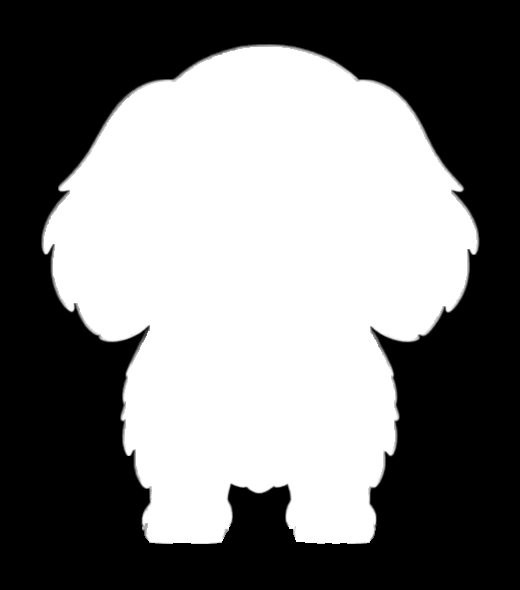
#> input picture assets/derived/alpha_matte.png, 520 x 590 px
$ python prepare_rig.py ../assets/source/kiwi_turnaround.webp
#> lines starting #> are read from the running program, lines starting #| are printed output that depends on the picture; after the words box and inside, x2 and y2 are one past the last pixel; in counts of white or black regions, pixels touching at a corner belong together
### tools/prepare_assets.py
"""Derive Kiwi front-view layers from the untouched source sheet.

Input : assets/source/kiwi_turnaround.webp (read-only, never modified)
Output: assets/derived/
  front_crop.png     front panel crop, original pixels (reference)
  alpha_matte.png    character matte (0..255)
  base.png           RGBA, background removed + edge despill, eyes still present
  plate.png          RGBA, same as base but eye sockets inpainted (ESTIMATED fur)
  eyes.png           RGBA, eyes only (cut from original pixels)
  warp.png           R = body weight for breathing, G = head/ear rigid weight,
                     B = chest-expansion weight
  layout.json        pixel coordinates used by the runtime (eyes, paw line, ...)

Run: .venv/bin/python tools/prepare_assets.py
"""
import json
import os

import cv2
import numpy as np

ROOT = os.path.dirname(os.path.dirname(os.path.abspath(__file__)))
SRC = os.path.join(ROOT, "assets/source/kiwi_turnaround.webp")
OUT = os.path.join(ROOT, "assets/derived")
DBG = os.environ.get("KIWI_DEBUG_DIR")

# Front panel crop in source pixels (character bbox is x 41..478, y 194..694).
CROP = (0, 150, 520, 740)  # x0, y0, x1, y1


# [190 lines left out: functions save, dbg, main, not called in this run]


def smoothstep(e0, e1, x):
    t = np.clip((x - e0) / (e1 - e0), 0, 1)
    return (t * t * (3 - 2 * t)).astype(np.float32)


# [21 lines left out: functions local_mean, bleed, not called in this run]


# ---- hand-authored annotations (crop pixel coordinates) -------------------
EYE_SEEDS = [(198, 176), (320, 176)]
PAW_ELLIPSES = [(184, 521, 36, 15), (335, 521, 36, 15)]
# shaded floor seen between the front legs and the contact strip under the paws
FLOOR_BG_POLYS = [
    [(236, 498), (278, 498), (284, 527), (292, 531), (300, 547), (218, 547), (226, 531), (232, 527)],
    [(0, 543), (519, 543), (519, 589), (0, 589)],
]
PAW_TOP_Y = 492  # paw mounds start at ~497; everything below is frozen
NECK_Y = 290
HEAD_ELLIPSE = (256, 170, 118, 110)
EAR_POLYS = [
    [(160, 80), (120, 90), (70, 160), (42, 240), (60, 300), (100, 340), (160, 335), (170, 260), (165, 150)],
    [(360, 80), (400, 90), (450, 160), (478, 240), (460, 300), (420, 340), (360, 335), (350, 260), (355, 150)],
]
CHEST_GAUSS = (258, 390, 80, 70)

# [2 lines that do not run on import are left out]

### tools/prepare_rig.py
"""Extra rig layers for the Codex v2 pet (does not touch prepare_assets.py outputs).

Front (crop space of front_crop.png, 520x590):
  front_masks.png  R=head(+ears) rigid, G=left ear, B=right ear, A=muzzle+nose
  front_legs.png   R=viewer-left front leg, G=viewer-right front leg (paw+lower leg)
Side (crop of the side panel, see SIDE_CROP):
  side_crop.png, side_base.png (RGBA), side_eye.png (RGBA eye only), side_plate.png (eye inpainted)
  side_masks.png   R=near front leg, G=far front leg, B=near hind leg, A=far hind leg
  side_masks2.png  R=head(+ear), G=ear, B=tail, A=body
  side_layout.json

Run: .venv/bin/python tools/prepare_rig.py
"""
import json
import os
import sys

import cv2
import numpy as np

sys.path.insert(0, os.path.dirname(os.path.abspath(__file__)))
from prepare_assets import bleed, local_mean, smoothstep  # noqa: E402

ROOT = os.path.dirname(os.path.dirname(os.path.abspath(__file__)))
SRC = os.path.join(ROOT, "assets/source/kiwi_turnaround.webp")
OUT = os.path.join(ROOT, "assets/derived")
DBG = os.environ.get("KIWI_DEBUG_DIR")


def write_rgba(name, chans):
    arr = np.dstack([(np.clip(c, 0, 1) * 255 + 0.5).astype(np.uint8) for c in chans])
    cv2.imwrite(os.path.join(OUT, name), cv2.cvtColor(arr, cv2.COLOR_RGBA2BGRA))
    return arr


def feather(mask, sigma):
    return np.clip(cv2.GaussianBlur(mask.astype(np.float32), (0, 0), sigma), 0, 1)


def poly_mask(shape, polys):
    m = np.zeros(shape, np.uint8)
    for p in polys:
        cv2.fillPoly(m, [np.array(p, np.int32)], 1)
    return m


# ---------------------------------------------------------------- front
FRONT_EARS = [
    [(160, 80), (120, 90), (70, 160), (38, 240), (56, 305), (100, 345), (160, 340), (172, 260), (168, 150)],
    [(360, 80), (400, 90), (450, 160), (482, 240), (464, 305), (420, 345), (360, 340), (348, 260), (352, 150)],
]
FRONT_HEAD = ((259, 168), (116, 118))
FRONT_MUZZLE = ((258, 240), (58, 40))
FRONT_LEGS = [
    [(128, 425), (228, 425), (234, 560), (122, 560)],
    [(290, 425), (392, 425), (398, 560), (286, 560)],
]


def front():
    H, W = 590, 520
    head = np.zeros((H, W), np.uint8)
    cv2.ellipse(head, FRONT_HEAD[0], FRONT_HEAD[1], 0, 0, 360, 1, -1)
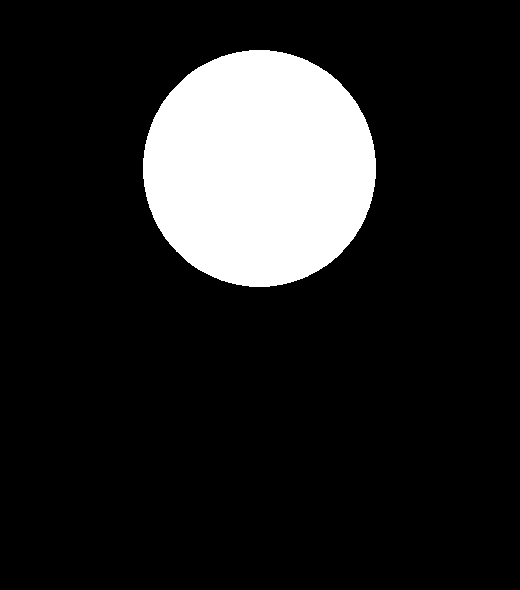
#> head: shape (590, 520); values 0 (black) and 1 (white), 14.1% white; 1 white region, box (x1, y1, x2, y2) and area: (143, 50, 376, 287) 43335
    fg = cv2.imread(os.path.join(OUT, "alpha_matte.png"), cv2.IMREAD_GRAYSCALE) > 0
#> fg: shape (590, 520) bool; 49.2% white; 1 white region, box (x1, y1, x2, y2) and area: (41, 44, 480, 544) 150978
#> after the loop in poly_mask, `for p in polys:`: m: shape (590, 520); values 0 (black) and 1 (white), 8.4% white; 1 white region, box (x1, y1, x2, y2) and area: (38, 80, 173, 346) 25871
    def grow(m, k):
        # extend a part's mask into the empty background around it (never onto other body parts),
        # so pixels it moves into are sampled from the part, not left behind as fragments
#> called with k = 41
        ring = cv2.dilate(m, cv2.getStructuringElement(cv2.MORPH_ELLIPSE, (k, k))).astype(bool) & ~fg
#> ring: shape (590, 520) bool; 3.2% white; 1 white region, box (x1, y1, x2, y2) and area: (18, 60, 179, 366) 9772
        return (m.astype(bool) | ring).astype(np.uint8)
#> returned value: shape (590, 520); values 0 (black) and 1 (white), 11.2% white; 1 white region, box (x1, y1, x2, y2) and area: (18, 60, 179, 366) 34254
    ears = [grow(poly_mask((H, W), [p]), 41) for p in FRONT_EARS]
#> call 2 of poly_mask, with shape = (590, 520)
#> in poly_mask (call 2), `m = np.zeros(shape, np.uint8)`: m: shape (590, 520); every value is 0
#> the loop in poly_mask (call 2), `for p in polys:` made 1 pass
#> after the loop in poly_mask (call 2), `for p in polys:`:
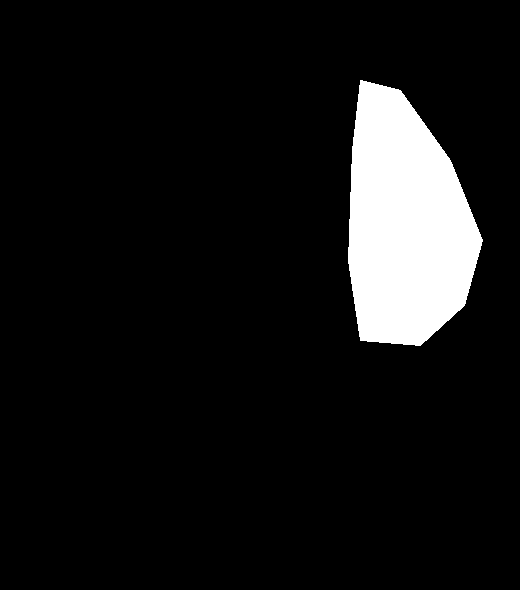
#> m: shape (590, 520); values 0 (black) and 1 (white), 8.4% white; 1 white region, box (x1, y1, x2, y2) and area: (348, 80, 483, 346) 25880
#> in grow (call 2), `ring = cv2.dilate(m, cv2.getStructuringElement(cv2.MORPH_ELLIPSE, (k, ..`: ring: shape (590, 520) bool; 3% white; 1 white region, box (x1, y1, x2, y2) and area: (346, 60, 503, 366) 9326
#> in grow (call 2), `return (m.astype(bool) | ring).astype(np.uint8)`: returned value: shape (590, 520); values 0 (black) and 1 (white), 11.1% white; 1 white region, box (x1, y1, x2, y2) and area: (346, 60, 503, 366) 34118
#> ears = 2 items
    head_all = np.clip(head + ears[0] + ears[1], 0, 1)
#> head_all: shape (590, 520); values 0 (black) and 1 (white), 34.8% white; 1 white region, box (x1, y1, x2, y2) and area: (18, 50, 503, 366) 106697
    head_w = np.clip(feather(head_all, 8) * 1.3, 0, 1)
    ear_w = [np.clip(feather(e, 6) * 1.2, 0, 1) for e in ears]
#> ear_w = 2 items
    # ear weight grows from 0 at the root (top) to 1 at the tip, so ears hinge
    yy = np.arange(H, dtype=np.float32)[:, None].repeat(W, 1)
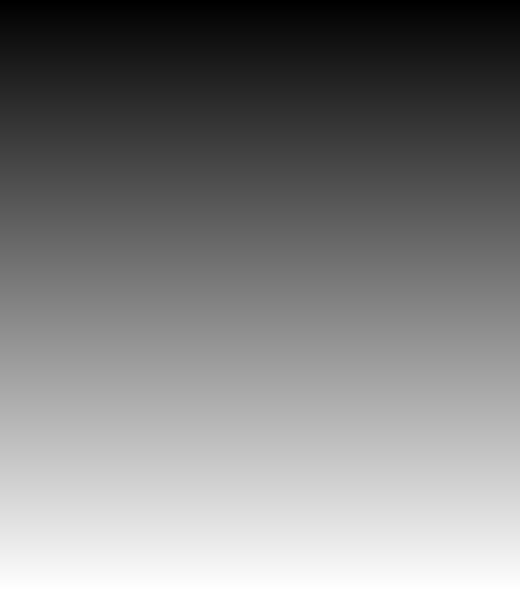
#> yy: shape (590, 520) float32; min 0, max 589, mean 294.5; drawn with min black and max white
    hinge = smoothstep(95, 200, yy)
#> in smoothstep, `t = np.clip((x - e0) / (e1 - e0), 0, 1)`:
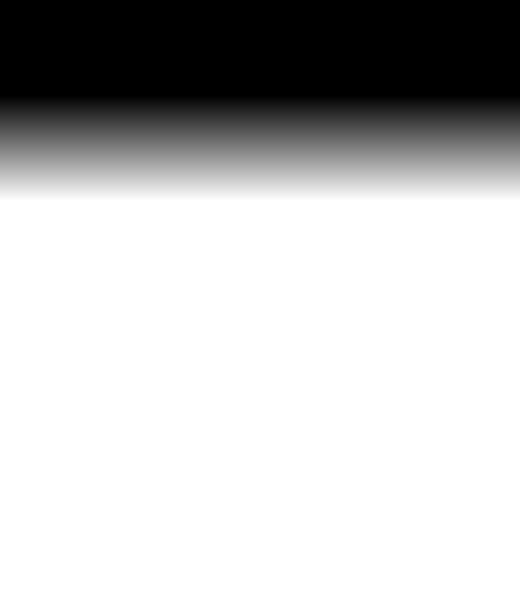
#> t: shape (590, 520) float32; min 0, max 1, mean 0.749
    ear_w = [e * hinge for e in ear_w]
    muz = np.zeros((H, W), np.uint8)
    cv2.ellipse(muz, FRONT_MUZZLE[0], FRONT_MUZZLE[1], 0, 0, 360, 1, -1)
#> muz: shape (590, 520); values 0 (black) and 1 (white), 2.4% white; 1 white region, box (x1, y1, x2, y2) and area: (200, 200, 317, 281) 7435
    muz_w = feather(muz, 12) * (1 - np.maximum(ear_w[0], ear_w[1]))
    legs = [grow(poly_mask((H, W), [p]), 51) for p in FRONT_LEGS]
#> call 3 of poly_mask, with shape = (590, 520)
#> after the loop in poly_mask (call 3), `for p in polys:`:
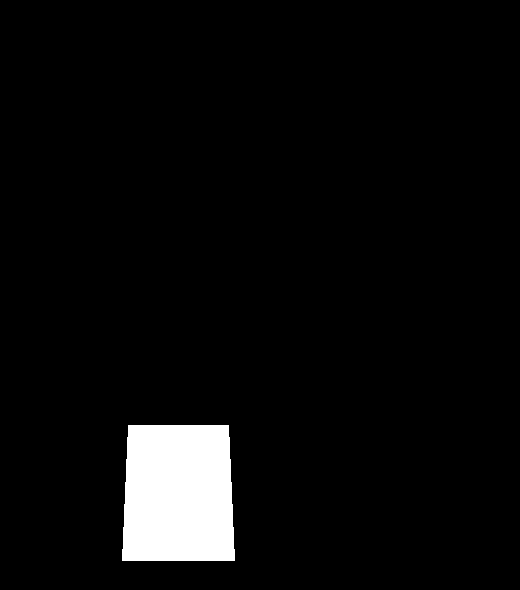
#> m: shape (590, 520); values 0 (black) and 1 (white), 4.7% white; 1 white region, box (x1, y1, x2, y2) and area: (122, 425, 235, 561) 14552
#> in grow (call 3), `ring = cv2.dilate(m, cv2.getStructuringElement(cv2.MORPH_ELLIPSE, (k, ..`: ring: shape (590, 520) bool; 4.2% white; 1 white region, box (x1, y1, x2, y2) and area: (97, 401, 260, 586) 12795
#> in grow (call 3), `return (m.astype(bool) | ring).astype(np.uint8)`: returned value: shape (590, 520); values 0 (black) and 1 (white), 7.7% white; 1 white region, box (x1, y1, x2, y2) and area: (97, 401, 260, 586) 23727
#> call 4 of poly_mask, with shape = (590, 520)
#> the loop in poly_mask (call 4), `for p in polys:` made 1 pass
#> p on pass 1: [(290, 425), (392, 425), (398, 560), (286, 560)]
#> after the loop in poly_mask (call 4), `for p in polys:`:
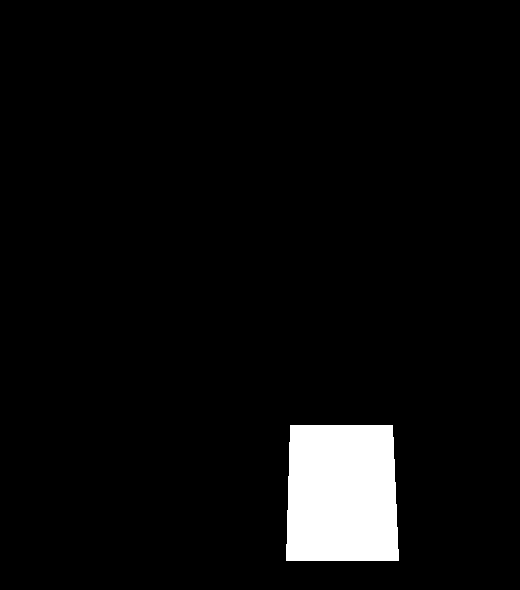
#> m: shape (590, 520); values 0 (black) and 1 (white), 4.8% white; 1 white region, box (x1, y1, x2, y2) and area: (286, 425, 399, 561) 14688
#> in grow (call 4), `ring = cv2.dilate(m, cv2.getStructuringElement(cv2.MORPH_ELLIPSE, (k, ..`: ring: shape (590, 520) bool; 4.2% white; 1 white region, box (x1, y1, x2, y2) and area: (261, 401, 424, 586) 12927
#> in grow (call 4), `return (m.astype(bool) | ring).astype(np.uint8)`: returned value: shape (590, 520); values 0 (black) and 1 (white), 7.8% white; 1 white region, box (x1, y1, x2, y2) and area: (261, 401, 424, 586) 23882
#> legs = 2 items
    leg_w = [feather(l, 5) for l in legs]
#> leg_w = 2 items
    write_rgba("front_masks.png", [head_w, ear_w[0], ear_w[1], muz_w])
    write_rgba("front_legs.png", [leg_w[0], leg_w[1], np.zeros((H, W)), np.ones((H, W))])
#> call 2 of write_rgba, with name = 'front_legs.png'
#> in write_rgba (call 2), `cv2.imwrite(os.path.join(OUT, name), cv2.cvtColor(arr, cv2.COLOR_RGBA2..`:
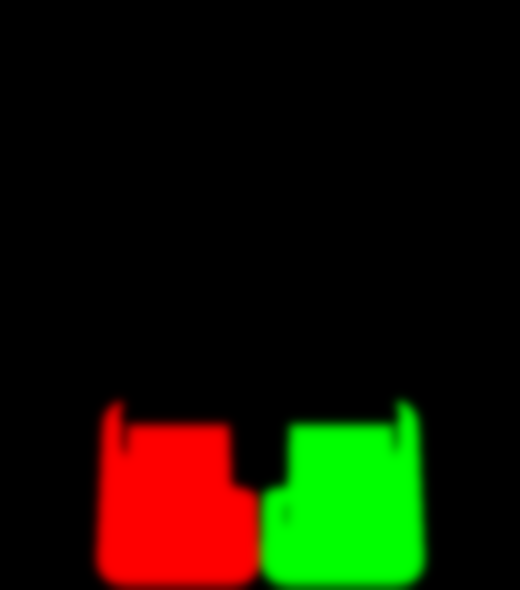
#> saved as front_legs.png: shape (590, 520, 4); mean B, G, R, A 0, 19.9, 19.7, 255
    if DBG:
        base = cv2.imread(os.path.join(OUT, "front_crop.png")).astype(np.float32)
        ov = base.copy()
        for m, c in ((head_w, (0, 0, 255)), (ear_w[0], (0, 255, 0)), (ear_w[1], (255, 0, 0)),
                     (muz_w, (255, 0, 255)), (leg_w[0], (0, 255, 255)), (leg_w[1], (255, 255, 0))):
            ov = ov * (1 - 0.35 * m[..., None]) + np.array(c) * 0.35 * m[..., None]
        os.makedirs(DBG, exist_ok=True)
        cv2.imwrite(os.path.join(DBG, "front_masks_overlay.png"), ov.astype(np.uint8))


def main(argv=None):
    args = sys.argv[1:] if argv is None else argv
    front()
    if "--side" in args:
        import prepare_side
        prepare_side.main()


if __name__ == "__main__":
    main()
